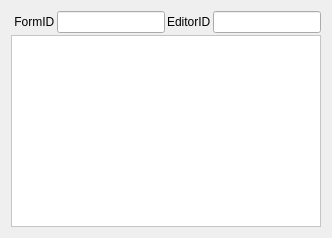
          <widget class="QWidget" name="verticalLayoutWidget_4">
           <layout class="QVBoxLayout" name="verticalLayoutDatabaseLeftSidebar">
            <property name="spacing">
             <number>2</number>
            </property>
            <item>
             <layout class="QHBoxLayout" name="horizontalLayout">
              <item>
               <widget class="QLabel" name="labelFormID">
                <property name="text">
                 <string> FormID</string>
                </property>
               </widget>
              </item>
              <item>
               <widget class="QLineEdit" name="lineEditFormID"/>
              </item>
              <item>
               <widget class="QLabel" name="labelEditorID">
                <property name="text">
                 <string>EditorID</string>
                </property>
               </widget>
              </item>
              <item>
               <widget class="QLineEdit" name="lineEditEditorID">
                <property name="maximumSize">
                 <size>
                  <width>200</width>
                  <height>16777215</height>
                 </size>
                </property>
               </widget>
              </item>
             </layout>
            </item>
            <item>
             <widget class="QTreeView" name="treeViewDatabase">
              <property name="sizePolicy">
               <sizepolicy hsizetype="Expanding" vsizetype="Expanding">
                <horstretch>0</horstretch>
                <verstretch>0</verstretch>
               </sizepolicy>
              </property>
              <property name="autoFillBackground">
               <bool>false</bool>
              </property>
              <property name="styleSheet">
               <string notr="true">alternate-background-color: rgb(245, 245, 245);
background-color: rgb(255, 255, 255);</string>
              </property>
              <property name="frameShadow">
               <enum>QFrame::Sunken</enum>
              </property>
              <property name="autoScroll">
               <bool>false</bool>
              </property>
              <property name="tabKeyNavigation">
               <bool>true</bool>
              </property>
              <property name="alternatingRowColors">
               <bool>true</bool>
              </property>
              <property name="uniformRowHeights">
               <bool>true</bool>
              </property>
              <attribute name="headerDefaultSectionSize">
               <number>200</number>
              </attribute>
              <attribute name="headerHighlightSections">
               <bool>false</bool>
              </attribute>
             </widget>
            </item>
           </layout>
          </widget>
